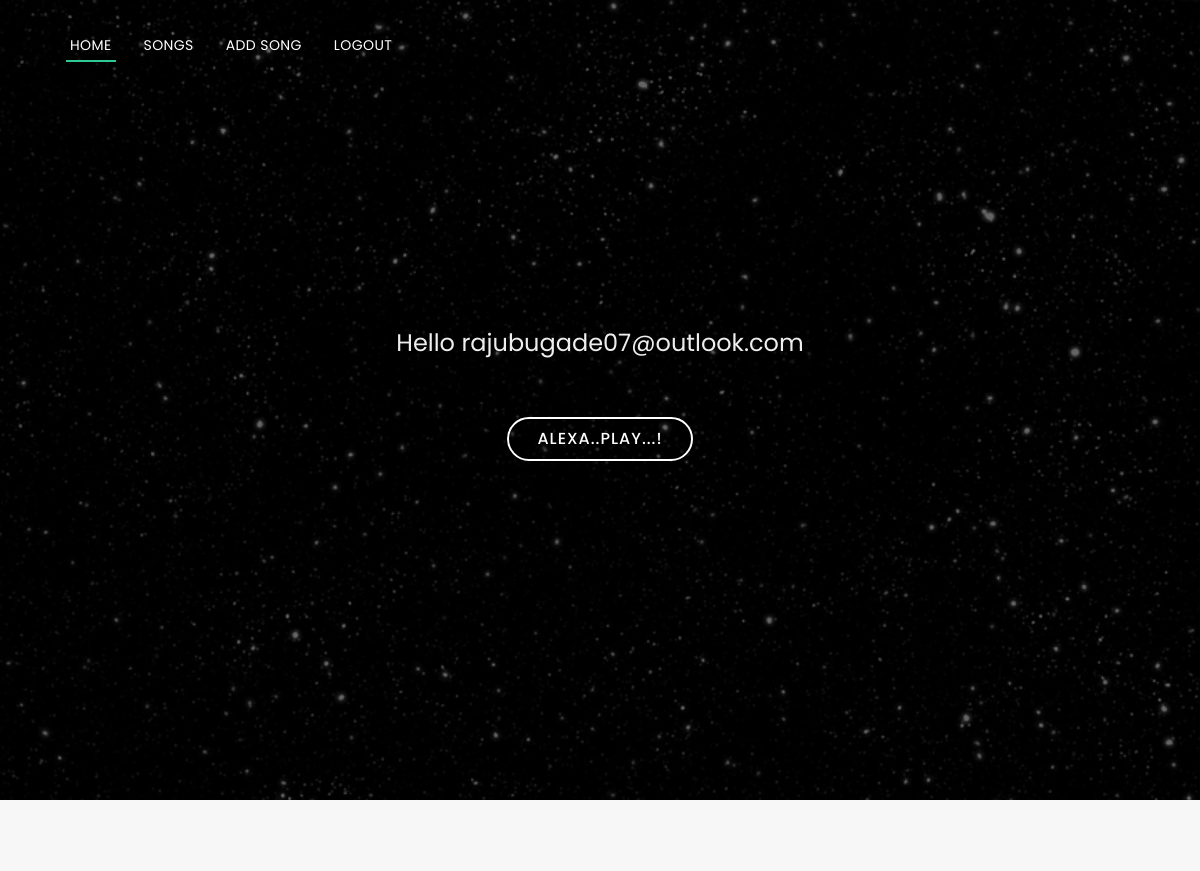
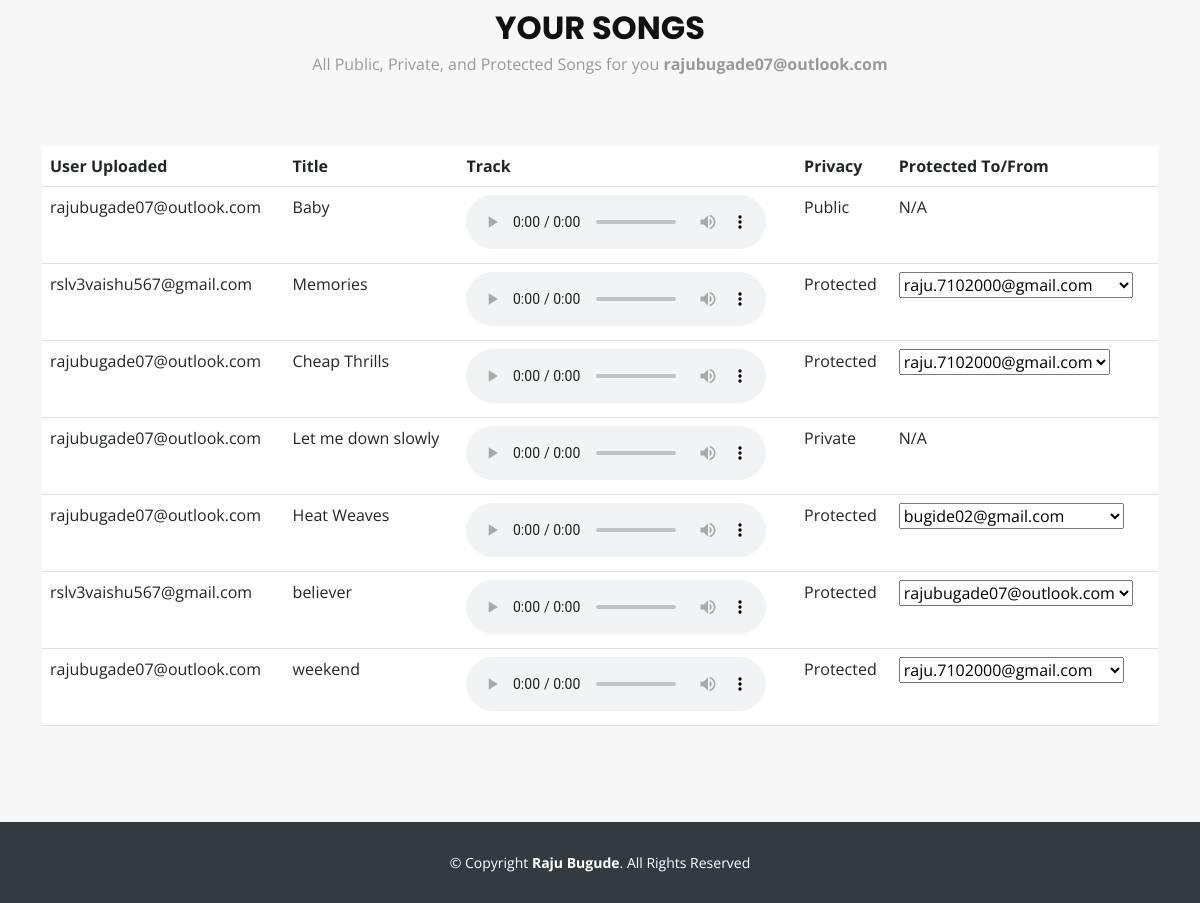
/songs/ (signed in), run on the app's committed database (2 pictures, top to bottom).
### music_app/models.py (models this page shows, shortened)
class Song(models.Model):
    PRIVACY_CHOICES = (
        ('public', 'Public'),
        ('private', 'Private'),
        ('protected', 'Protected'),
    )
    user = models.ForeignKey(User, on_delete=models.CASCADE)
    title = models.CharField(max_length=100)
    artist = models.CharField(max_length=100)
    audio_file = models.FileField(upload_to='songs/')
    privacy = models.CharField(max_length=10, choices=PRIVACY_CHOICES)
    allowed_users = models.ManyToManyField(User, related_name='allowed_songs')

### music_app/views.py (the view)
# urls.py: path('songs/', views.songs, name='songs'),
def songs(request):
    if request.user.is_authenticated:
        songs_data = Song.objects.filter(
            Q(user=request.user) | Q(privacy='public') | Q(privacy='protected', allowed_users=request.user)
        ).distinct()  # Add distinct() to remove duplicate songs
        allowed_emails = (
            Song.objects.filter(privacy='protected', allowed_users=request.user)
            .values_list('allowed_users__email', flat=True)
            .distinct()
        )
    else:
        songs_data = Song.objects.filter(privacy='public')
        allowed_emails = []
    user = request.user
    context = {'songs_data': songs_data, 'user': user, 'allowed_emails': allowed_emails}
    return render(request, 'songs.html', context)

### templates/songs.html (shortened to what this page needs)
{% extends 'base.html' %}
{% block content %}
<h2>Hello {{ user.email }}</h2>
<a href="/songs/#portfolio" class="btn-get-started">Alexa..Play...!</a>
{% endblock content %}
{% block body %}
<section id="portfolio" class="portfolio">
  <div class="container" data-aos="fade-up">
    <div class="section-header">
      <h3 class="section-title">Your Songs</h3>
      <p class="section-description">
        All Public, Private, and Protected Songs for you
        <strong>{{ user.email }}</strong>
      </p>
    </div>
    <table class="table">
      <thead>
        <tr>
          <th>User Uploaded</th>
          <th>Title</th>
          <th>Track</th>
          <th>Privacy</th>
          <th>Protected To/From</th>
        </tr>
      </thead>
      <tbody>
        {% load custom_tags %}
        {% for song in songs_data %}
        <tr>
          <td>{{ song.user.email }}</td>
          <td>{{ song.title }}</td>
          <td>
            <audio controls>
              {% if song.audio_file %}
              <source src="{{ song.audio_file.url }}" type="audio/mpeg" />
              {% endif %} Your browser does not support the audio element.
            </audio>
          </td>
          <td>{{ song.get_privacy_display }}</td>
          <td>
            {% if song.privacy == 'protected' and song.allowed_users.all %}
              <select>
                {% for user in song.allowed_users.all %}
                  <option value="{{ user.email }}">{{ user.email }}</option>
                {% endfor %}
              </select>
            {% else %}
              N/A
            {% endif %}
          </td>
        </tr>
        {% endfor %}
      </tbody>
    </table>
  </div>
</section>
{% endblock body %}

### templates/base.html (shortened to what this page needs)
{% load static %}
<!DOCTYPE html>
<html lang="en">
  <head>
    <link href="{% static '/assets/vendor/aos/aos.css' %}" rel="stylesheet" />
    <link
      href="{% static '/assets/vendor/bootstrap/css/bootstrap.min.css' %}"
      rel="stylesheet"
    />
    <link
      href="{% static '/assets/vendor/bootstrap-icons/bootstrap-icons.css' %}"
      rel="stylesheet"
    />
    <link
      href="{% static '/assets/vendor/boxicons/css/boxicons.min.css' %}"
      rel="stylesheet"
    />
    <link
      href="{% static '/assets/vendor/glightbox/css/glightbox.min.css' %}"
      rel="stylesheet"
    />
    <link
      href="{% static '/assets/vendor/swiper/swiper-bundle.min.css' %}"
      rel="stylesheet"
    />
    <link href="{% static '/assets/css/style.css' %}" rel="stylesheet" />
  </head>
  <body>
    <header
      id="header"
      class="fixed-top d-flex align-items-center header-transparent"
    >
      <div class="container d-flex justify-content-between align-items-center">
        <nav id="navbar" class="navbar">
          <ul>
            <li><a class="nav-link scrollto active" href="/">Home</a></li>
                {% if request.user.is_authenticated %}
                <li><a class="nav-link scrollto" href="/songs/#portfolio">Songs</a></li>
                <li><a class="nav-link scrollto" href="/upload">Add Song</a></li>
                <li><a href="/auth/logout/">LogOut</a></li>
                {% endif %}
          </ul>
        </nav>
      </div>
    </header>
    <section id="hero">
      <div class="hero-container" data-aos="zoom-in" data-aos-delay="100">
        {% block content %} {% endblock content %}
      </div>
    </section>
    <main id="main">{% block body %} {% endblock body %}
    </main>
    <footer id="footer">
      <div class="container">
        <div class="copyright">
          &copy; Copyright <strong>Raju Bugude</strong>. All Rights Reserved
        </div>
      </div>
    </footer>
  </body>
</html>

### static/assets/css/style.css (style rules this page uses)
body { background: #fff; color: #666666; font-family: "Open Sans", sans-serif; }
a { color: #2dc997; text-decoration: none; }
p { padding: 0; margin: 0 0 30px 0; }
h1, h2, h3, h4, h5, h6 { font-family: "Poppins", sans-serif; font-weight: 400; margin: 0 0 20px 0; padding: 0; }
#header { height: 90px; transition: all 0.5s; z-index: 997; background: rgba(52, 59, 64, 0.9); }
#header.header-transparent { background: transparent; }
.navbar { padding: 0; }
.navbar ul { margin: 0; padding: 0; display: flex; list-style: none; align-items: center; }
.navbar li { position: relative; }
.navbar>ul>li { white-space: nowrap; padding: 10px 0 10px 24px; }
.navbar a, .navbar a:focus { display: flex; align-items: center; justify-content: space-between; font-family: "Poppins", sans-serif; color: #fff; font-size: 14px; padding: 0 4px; white-space: nowrap; transition: 0.3s; letter-spacing: 0.4px; position: relative; text-transform: uppercase; }
.navbar>ul>li>a:before { content: ""; position: absolute; width: 100%; height: 2px; bottom: -6px; left: 0; background-color: #2dc997; visibility: hidden; transform: scaleX(0); transition: all 0.3s ease-in-out 0s; }
.navbar a:hover:before, .navbar li:hover>a:before, .navbar .active:before { visibility: visible; transform: scaleX(1); }
.navbar a:hover, .navbar .active, .navbar .active:focus, .navbar li:hover>a { color: #fff; }
#hero { width: 100%; height: 100vh; background: url(../img/hero-bg.jpg) top center; background-size: cover; position: relative; }
@media (min-width: 1024px) { #hero { background-attachment: fixed; } }
#hero:before { content: ""; background: rgba(0, 0, 0, 0.6); position: absolute; bottom: 0; top: 0; left: 0; right: 0; }
#hero .hero-container { position: absolute; bottom: 0; top: 0; left: 0; right: 0; display: flex; justify-content: center; align-items: center; flex-direction: column; text-align: center; }
#hero h2 { color: #eee; margin-bottom: 50px; font-size: 24px; }
#hero .btn-get-started { font-family: "Poppins", sans-serif; text-transform: uppercase; font-weight: 500; font-size: 16px; letter-spacing: 1px; display: inline-block; padding: 8px 28px; border-radius: 50px; transition: 0.5s; margin: 10px; border: 2px solid #fff; color: #fff; }
section { overflow: hidden; }
.section-header .section-title { font-size: 32px; color: #111; text-transform: uppercase; text-align: center; font-weight: 700; margin-bottom: 5px; }
.section-header .section-description { text-align: center; padding-bottom: 40px; color: #999; }
#portfolio { background: #f7f7f7; padding: 80px 0; }
#footer { background: #343b40; padding: 30px 0; color: #fff; font-size: 14px; }
#footer .copyright { text-align: center; }

### data on the page
Song: user.email "rajubugade07@outlook.com", title "Baby", privacy "Public", shows "N/A"
Song: user.email "rslv3vaishu567@gmail.com", title "Memories", privacy "Protected"
Song: user.email "rajubugade07@outlook.com", title "Cheap Thrills", privacy "Protected"
Song: user.email "rajubugade07@outlook.com", title "Let me down slowly", privacy "Private", shows "N/A"
Song: user.email "rajubugade07@outlook.com", title "Heat Weaves", privacy "Protected"
Song: user.email "rslv3vaishu567@gmail.com", title "believer", privacy "Protected"
Song: user.email "rajubugade07@outlook.com", title "weekend", privacy "Protected"

### other printed values
{{ user.email }} "rajubugade07@outlook.com"
form field value "raju.7102000@gmail.com"
form field value "bugide02@gmail.com"
form field value "rajubugade07@outlook.com"
